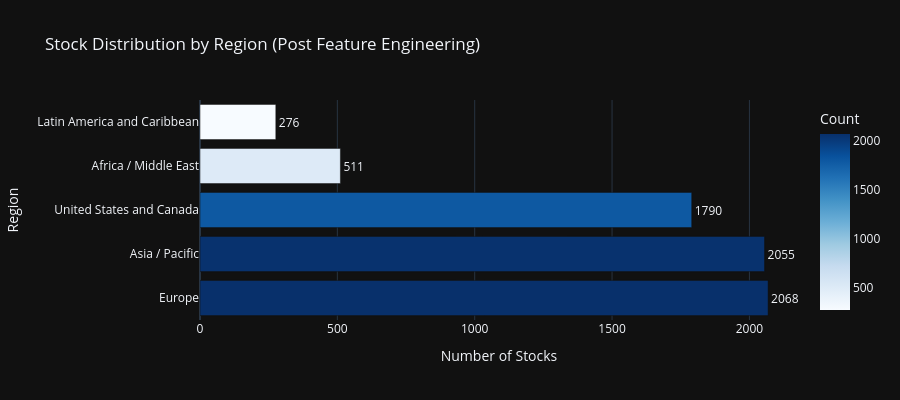
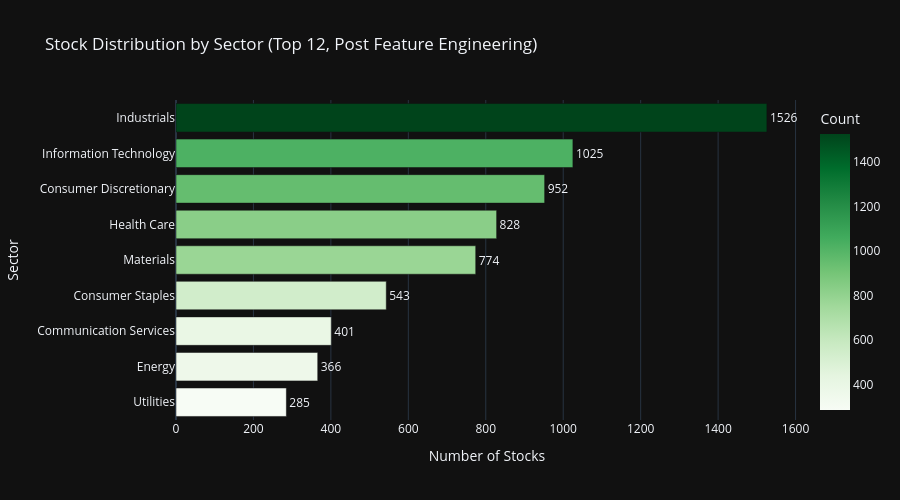
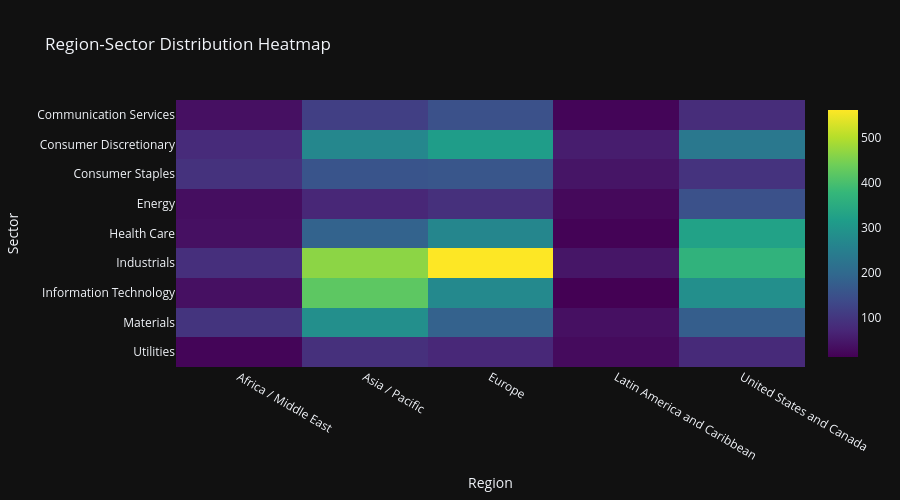
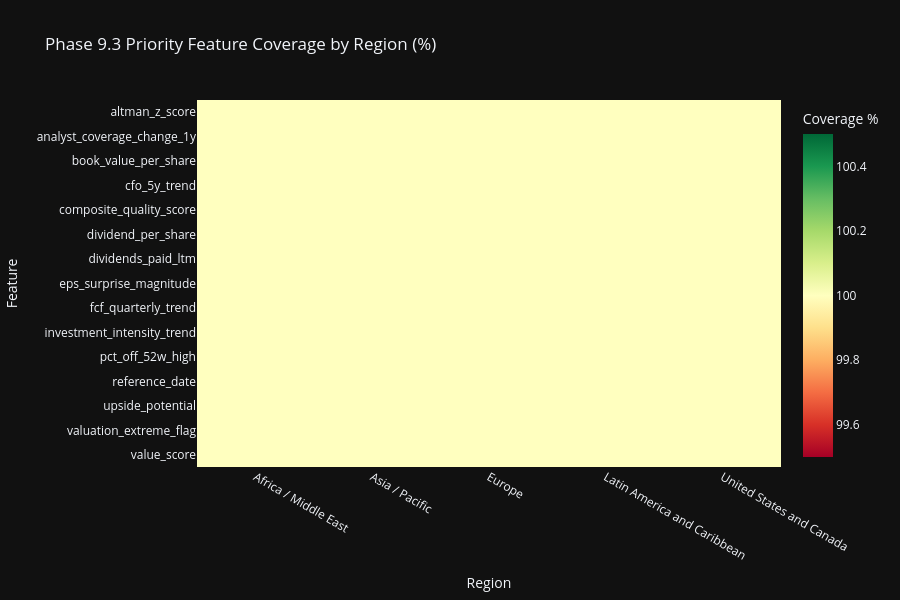

Here is the notebook cell these charts were saved with, in order:
### Markdown cell above
## Cell 6: Region & Sector Analytics with Feature Coverage

Section 17 compliant Plotly visualizations with dark theme.
Enhanced with Phase 9.3 feature analytics by region and sector.

### Code cell
# ============================================================================
# Cell 6: Region & Sector Analytics with Feature Coverage
# ============================================================================

print('=' * 80)
print('REGION & SECTOR ANALYTICS WITH FEATURE COVERAGE')
print('=' * 80)

# Use all_stocks_features (post feature engineering) for analytics
df_analytics = all_stocks_features

# Region distribution
if 'region' in df_analytics.columns:
    region_counts = df_analytics['region'].value_counts().reset_index()
    region_counts.columns = ['Region', 'Count']
    region_counts['Percentage'] = (region_counts['Count'] / region_counts['Count'].sum() * 100).round(1)

    fig_region = px.bar(
        region_counts,
        x='Count',
        y='Region',
        orientation='h',
        title='Stock Distribution by Region (Post Feature Engineering)',
        template=PLOTLY_TEMPLATE,
        color='Count',
        color_continuous_scale='Blues',
        text='Count',
    )
    fig_region.update_traces(
        textposition='outside',
        hovertemplate='<b>%{y}</b><br>Count: %{x}<br>Percentage: %{customdata[0]:.1f}%',
        customdata=region_counts[['Percentage']].values
    )
    fig_region.update_layout(
        xaxis_title='Number of Stocks',
        yaxis_title='Region',
        height=400,
        showlegend=False,
    )
    fig_region.show()

# Sector distribution (using TOP_N_SECTORS constant)
if 'sector' in df_analytics.columns:
    sector_counts = df_analytics['sector'].value_counts().head(TOP_N_SECTORS).reset_index()
    sector_counts.columns = ['Sector', 'Count']
    sector_counts['Percentage'] = (sector_counts['Count'] / len(df_analytics) * 100).round(1)

    fig_sector = px.bar(
        sector_counts.sort_values('Count'),
        x='Count',
        y='Sector',
        orientation='h',
        title=f'Stock Distribution by Sector (Top {TOP_N_SECTORS}, Post Feature Engineering)',
        template=PLOTLY_TEMPLATE,
        color='Count',
        color_continuous_scale='Greens',
        text='Count',
    )
    fig_sector.update_traces(
        textposition='outside',
        hovertemplate='<b>%{y}</b><br>Count: %{x}<br>Percentage: %{customdata[0]:.1f}%',
        customdata=sector_counts.sort_values('Count')[['Percentage']].values
    )
    fig_sector.update_layout(
        xaxis_title='Number of Stocks',
        yaxis_title='Sector',
        height=500,
        showlegend=False,
    )
    fig_sector.show()

# Region-Sector Heatmap
if 'region' in df_analytics.columns and 'sector' in df_analytics.columns:
    cross_tab = pd.crosstab(
        df_analytics['sector'],
        df_analytics['region']
    ).head(TOP_N_SECTORS)

    fig_heatmap = px.imshow(
        cross_tab,
        title='Region-Sector Distribution Heatmap',
        template=PLOTLY_TEMPLATE,
        color_continuous_scale='Viridis',
        aspect='auto',
    )
    fig_heatmap.update_layout(
        xaxis_title='Region',
        yaxis_title='Sector',
        height=500,
    )
    fig_heatmap.show()

print('\n✓ Distribution visualizations complete')

# ============================================================================
# Feature Coverage Analytics by Region and Sector
# ============================================================================
print('\n' + '=' * 80)
print('📊 PHASE 9.3 FEATURE ANALYTICS BY REGION & SECTOR')
print('=' * 80)

# 1. INTEGRATE ALL PHASE 9.3 FEATURES DYNAMICALLY
# Use schema helper functions for consistent naming
key_viz_features = get_key_features_by_category(
    df_analytics.columns.tolist(),
    categories=['Profitability', 'Momentum & Technical', 'Valuation Ratios']
)

# 2. UPDATE FEATURE MAPPING
# Build mapping from COLUMN_SCHEMA description or pattern matching
feature_mapping = get_feature_aliases()

# 3. BUILD AVAILABLE FEATURE LIST
# Filter for features actually present in the DataFrame after ETL
available_phase93 = get_key_features_by_category(
    df_analytics.columns.tolist()
)

# 4. PRIORITIZE FEATURES FOR VISUALIZATION
# Limit to top 15 features for visualization clarity, prioritized by completeness
coverage_ranks = df_analytics[available_phase93].notna().mean().sort_values(ascending=False)
top_viz_features = coverage_ranks.head(15).index.tolist()

if top_viz_features and 'region' in df_analytics.columns:
    print(f'\n📍 Feature Coverage by Region ({len(top_viz_features)} prioritized features):')

    # Calculate non-null percentage per region for prioritized features
    region_coverage_data = []
    for region in df_analytics['region'].unique():
        region_df = df_analytics[df_analytics['region'] == region]
        region_count = len(region_df)

        for feat in top_viz_features:
            non_null = region_df[feat].notna().sum()
            coverage_pct = (non_null / region_count * 100) if region_count > 0 else 0
            region_coverage_data.append({
                'Region': region,
                'Feature': feat,
                'Coverage_Pct': coverage_pct
            })

    region_coverage_df = pd.DataFrame(region_coverage_data)
    region_pivot = region_coverage_df.pivot(index='Feature', columns='Region', values='Coverage_Pct')

    print(region_pivot.round(1).to_string())

    # Heatmap visualization
    fig_region_coverage = px.imshow(
        region_pivot,
        title='Phase 9.3 Priority Feature Coverage by Region (%)',
        template=PLOTLY_TEMPLATE,
        color_continuous_scale='RdYlGn',
        aspect='auto',
        labels={'color': 'Coverage %'},
    )
    fig_region_coverage.update_layout(
        xaxis_title='Region',
        yaxis_title='Feature',
        height=600,
    )
    fig_region_coverage.show()

if top_viz_features and 'sector' in df_analytics.columns:
    print(f'\n🏢 Feature Coverage by Sector (Top 10 sectors, {len(top_viz_features)} priority features):')

    # Get top 10 sectors by count
    top_sectors = df_analytics['sector'].value_counts().head(10).index.tolist()

    # Calculate non-null percentage per sector for prioritized features
    sector_coverage_data = []
    for sector in top_sectors:
        sector_df = df_analytics[df_analytics['sector'] == sector]
        sector_count = len(sector_df)

        for feat in top_viz_features:
            non_null = sector_df[feat].notna().sum()
            coverage_pct = (non_null / sector_count * 100) if sector_count > 0 else 0
            sector_coverage_data.append({
                'Sector': sector,
                'Feature': feat,
                'Coverage_Pct': coverage_pct
            })

    sector_coverage_df = pd.DataFrame(sector_coverage_data)
    sector_pivot = sector_coverage_df.pivot(index='Feature', columns='Sector', values='Coverage_Pct')

    print(sector_pivot.round(1).to_string())

    # Heatmap visualization
    fig_sector_coverage = px.imshow(
        sector_pivot,
        title='Phase 9.3 Priority Feature Coverage by Sector (%)',
        template=PLOTLY_TEMPLATE,
        color_continuous_scale='RdYlGn',
        aspect='auto',
        labels={'color': 'Coverage %'},
    )
    fig_sector_coverage.update_layout(
        xaxis_title='Sector',
        yaxis_title='Feature',
        height=600,
    )
    fig_sector_coverage.show()

# Feature statistics by region
if available_phase93 and 'region' in df_analytics.columns:
    print(f'\n📊 Key Feature Statistics by Region:')

    # 4. UPDATE STAT FEATURES
    # Include new Phase 9.3 benchmarks: Earnings Quality and Technical momentum
    stat_features = [
        'roe',
        'price_momentum_1m',
        'debt_to_equity',
        'earnings_quality_score',
        'ema_trend_consistency'
    ]
    stat_features = [f for f in stat_features if f in df_analytics.columns]

    if stat_features:
        region_stats = df_analytics.groupby('region')[stat_features].agg(['mean', 'median', 'std']).round(3)
        print(region_stats.to_string())

        # Box plot for ROE by region (if available)
        if 'roe' in df_analytics.columns:
            fig_roe_region = px.box(
                df_analytics[df_analytics['roe'].notna()],
                x='region',
                y='roe',
                title='Return on Equity (ROE) Distribution by Region',
                template=PLOTLY_TEMPLATE,
                color='region',
            )
            fig_roe_region.update_layout(
                xaxis_title='Region',
                yaxis_title='ROE',
                height=450,
                showlegend=False,
            )
            fig_roe_region.show()

print('\n✓ Feature analytics by region and sector complete')

### Figure 1 — Plotly figure (JSON) as saved in the notebook; plotly's stock layout.template omitted (floating-point values rounded to 4 significant figures)
{"data": [{"hovertemplate": "<b>%{y}</b><br>Count: %{x}<br>Percentage: %{customdata[0]:.1f}%", "legendgroup": "", "marker": {"color": [2068, 2055, 1790, 511, 276], "coloraxis": "coloraxis", "pattern": {"shape": ""}}, "name": "", "orientation": "h", "showlegend": false, "text": [2068.0, 2055.0, 1790.0, 511.0, 276.0], "textposition": "outside", "x": [2068, 2055, 1790, 511, 276], "xaxis": "x", "y": ["Europe", "Asia / Pacific", "United States and Canada", "Africa / Middle East", "Latin America and Caribbean"], "yaxis": "y", "type": "bar", "customdata": [[30.9], [30.7], [26.7], [7.6], [4.1]]}], "layout": {"xaxis": {"anchor": "y", "domain": [0.0, 1.0], "title": {"text": "Number of Stocks"}}, "yaxis": {"anchor": "x", "domain": [0.0, 1.0], "title": {"text": "Region"}}, "coloraxis": {"colorbar": {"title": {"text": "Count"}}, "colorscale": [[0.0, "rgb(247,251,255)"], [0.125, "rgb(222,235,247)"], [0.25, "rgb(198,219,239)"], [0.375, "rgb(158,202,225)"], [0.5, "rgb(107,174,214)"], [0.625, "rgb(66,146,198)"], [0.75, "rgb(33,113,181)"], [0.875, "rgb(8,81,156)"], [1.0, "rgb(8,48,107)"]]}, "legend": {"tracegroupgap": 0}, "title": {"text": "Stock Distribution by Region (Post Feature Engineering)"}, "barmode": "relative", "height": 400, "showlegend": false}}

### Figure 2 — Plotly figure (JSON) as saved in the notebook; plotly's stock layout.template omitted (floating-point values rounded to 4 significant figures)
{"data": [{"hovertemplate": "<b>%{y}</b><br>Count: %{x}<br>Percentage: %{customdata[0]:.1f}%", "legendgroup": "", "marker": {"color": [285, 366, 401, 543, 774, 828, 952, 1025, 1526], "coloraxis": "coloraxis", "pattern": {"shape": ""}}, "name": "", "orientation": "h", "showlegend": false, "text": [285.0, 366.0, 401.0, 543.0, 774.0, 828.0, 952.0, 1025.0, 1526.0], "textposition": "outside", "x": [285, 366, 401, 543, 774, 828, 952, 1025, 1526], "xaxis": "x", "y": ["Utilities", "Energy", "Communication Services", "Consumer Staples", "Materials", "Health Care", "Consumer Discretionary", "Information Technology", "Industrials"], "yaxis": "y", "type": "bar", "customdata": [[4.3], [5.5], [6.0], [8.1], [11.6], [12.4], [14.2], [15.3], [22.8]]}], "layout": {"xaxis": {"anchor": "y", "domain": [0.0, 1.0], "title": {"text": "Number of Stocks"}}, "yaxis": {"anchor": "x", "domain": [0.0, 1.0], "title": {"text": "Sector"}}, "coloraxis": {"colorbar": {"title": {"text": "Count"}}, "colorscale": [[0.0, "rgb(247,252,245)"], [0.125, "rgb(229,245,224)"], [0.25, "rgb(199,233,192)"], [0.375, "rgb(161,217,155)"], [0.5, "rgb(116,196,118)"], [0.625, "rgb(65,171,93)"], [0.75, "rgb(35,139,69)"], [0.875, "rgb(0,109,44)"], [1.0, "rgb(0,68,27)"]]}, "legend": {"tracegroupgap": 0}, "title": {"text": "Stock Distribution by Sector (Top 12, Post Feature Engineering)"}, "barmode": "relative", "height": 500, "showlegend": false}}

### Figure 3 — Plotly figure (JSON) as saved in the notebook; plotly's stock layout.template omitted (floating-point values rounded to 4 significant figures)
{"data": [{"coloraxis": "coloraxis", "name": "0", "x": ["Africa / Middle East", "Asia / Pacific", "Europe", "Latin America and Caribbean", "United States and Canada"], "y": ["Communication Services", "Consumer Discretionary", "Consumer Staples", "Energy", "Health Care", "Industrials", "Information Technology", "Materials", "Utilities"], "z": [[36, 115, 150, 18, 82], [79, 267, 316, 56, 234], [91, 156, 160, 43, 93], [33, 72, 87, 24, 150], [36, 185, 265, 15, 327], [86, 466, 562, 45, 367], [35, 422, 271, 12, 285], [96, 285, 183, 35, 175], [19, 87, 74, 28, 77]], "type": "heatmap", "xaxis": "x", "yaxis": "y", "hovertemplate": "region: %{x}<br>sector: %{y}<br>color: %{z}<extra></extra>"}], "layout": {"xaxis": {"anchor": "y", "domain": [0.0, 1.0], "title": {"text": "Region"}}, "yaxis": {"anchor": "x", "domain": [0.0, 1.0], "autorange": "reversed", "title": {"text": "Sector"}}, "coloraxis": {"colorscale": [[0.0, "#440154"], [0.1111, "#482878"], [0.2222, "#3e4989"], [0.3333, "#31688e"], [0.4444, "#26828e"], [0.5556, "#1f9e89"], [0.6667, "#35b779"], [0.7778, "#6ece58"], [0.8889, "#b5de2b"], [1.0, "#fde725"]]}, "title": {"text": "Region-Sector Distribution Heatmap"}, "height": 500}}

### Figure 4 — Plotly figure (JSON) as saved in the notebook; plotly's stock layout.template omitted (floating-point values rounded to 4 significant figures)
{"data": [{"coloraxis": "coloraxis", "name": "0", "x": ["Africa / Middle East", "Asia / Pacific", "Europe", "Latin America and Caribbean", "United States and Canada"], "y": ["altman_z_score", "analyst_coverage_change_1y", "book_value_per_share", "cfo_5y_trend", "composite_quality_score", "dividend_per_share", "dividends_paid_ltm", "eps_surprise_magnitude", "fcf_quarterly_trend", "investment_intensity_trend", "pct_off_52w_high", "reference_date", "upside_potential", "valuation_extreme_flag", "value_score"], "z": [[100.0, 100.0, 100.0, 100.0, 100.0], [100.0, 100.0, 100.0, 100.0, 100.0], [100.0, 100.0, 100.0, 100.0, 100.0], [100.0, 100.0, 100.0, 100.0, 100.0], [100.0, 100.0, 100.0, 100.0, 100.0], [100.0, 100.0, 100.0, 100.0, 100.0], [100.0, 100.0, 100.0, 100.0, 100.0], [100.0, 100.0, 100.0, 100.0, 100.0], [100.0, 100.0, 100.0, 100.0, 100.0], [100.0, 100.0, 100.0, 100.0, 100.0], [100.0, 100.0, 100.0, 100.0, 100.0], [100.0, 100.0, 100.0, 100.0, 100.0], [100.0, 100.0, 100.0, 100.0, 100.0], [100.0, 100.0, 100.0, 100.0, 100.0], [100.0, 100.0, 100.0, 100.0, 100.0]], "type": "heatmap", "xaxis": "x", "yaxis": "y", "hovertemplate": "Region: %{x}<br>Feature: %{y}<br>Coverage %: %{z}<extra></extra>"}], "layout": {"xaxis": {"anchor": "y", "domain": [0.0, 1.0], "title": {"text": "Region"}}, "yaxis": {"anchor": "x", "domain": [0.0, 1.0], "autorange": "reversed", "title": {"text": "Feature"}}, "coloraxis": {"colorbar": {"title": {"text": "Coverage %"}}, "colorscale": [[0.0, "rgb(165,0,38)"], [0.1, "rgb(215,48,39)"], [0.2, "rgb(244,109,67)"], [0.3, "rgb(253,174,97)"], [0.4, "rgb(254,224,139)"], [0.5, "rgb(255,255,191)"], [0.6, "rgb(217,239,139)"], [0.7, "rgb(166,217,106)"], [0.8, "rgb(102,189,99)"], [0.9, "rgb(26,152,80)"], [1.0, "rgb(0,104,55)"]]}, "title": {"text": "Phase 9.3 Priority Feature Coverage by Region (%)"}, "height": 600}}
